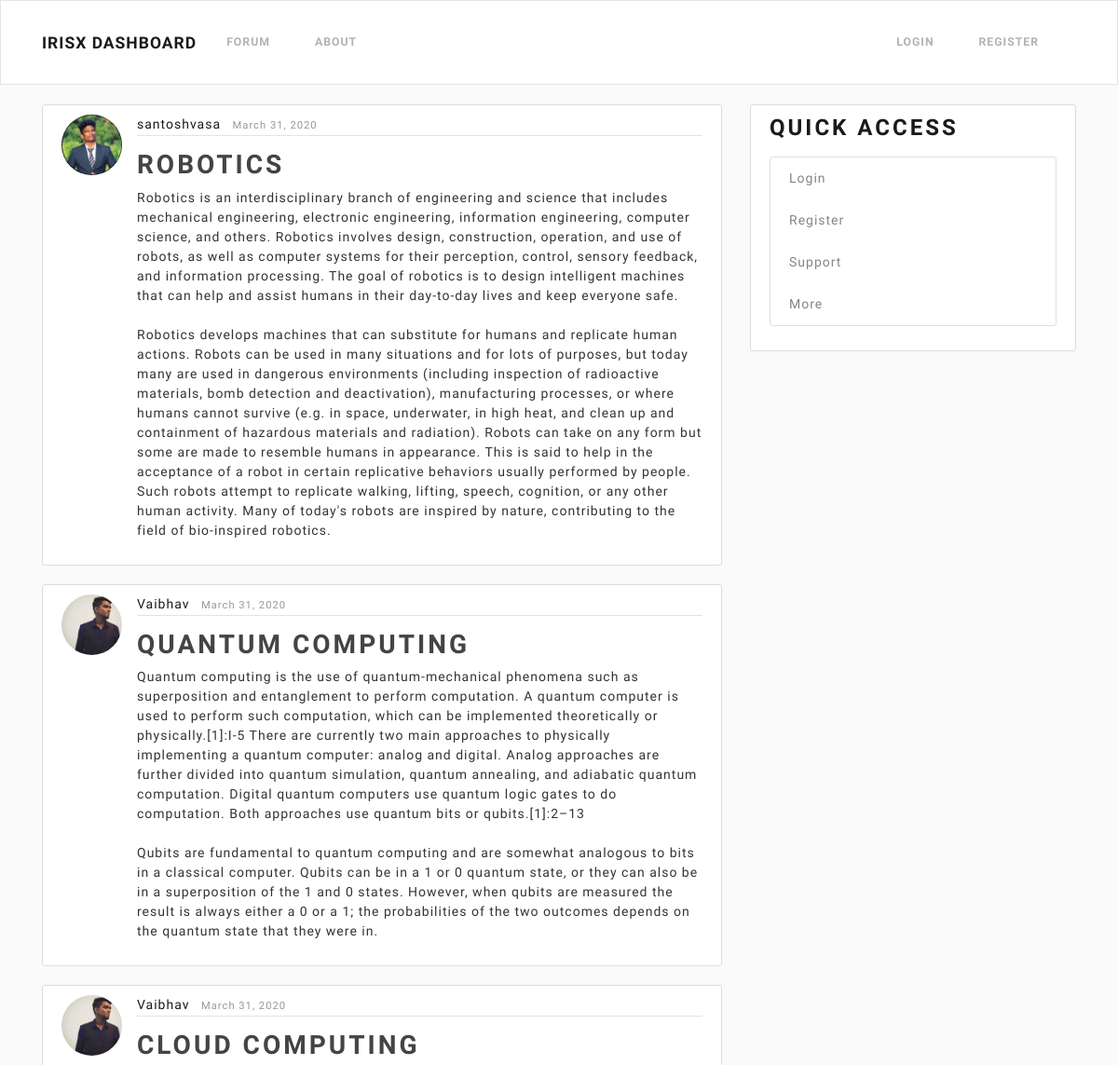
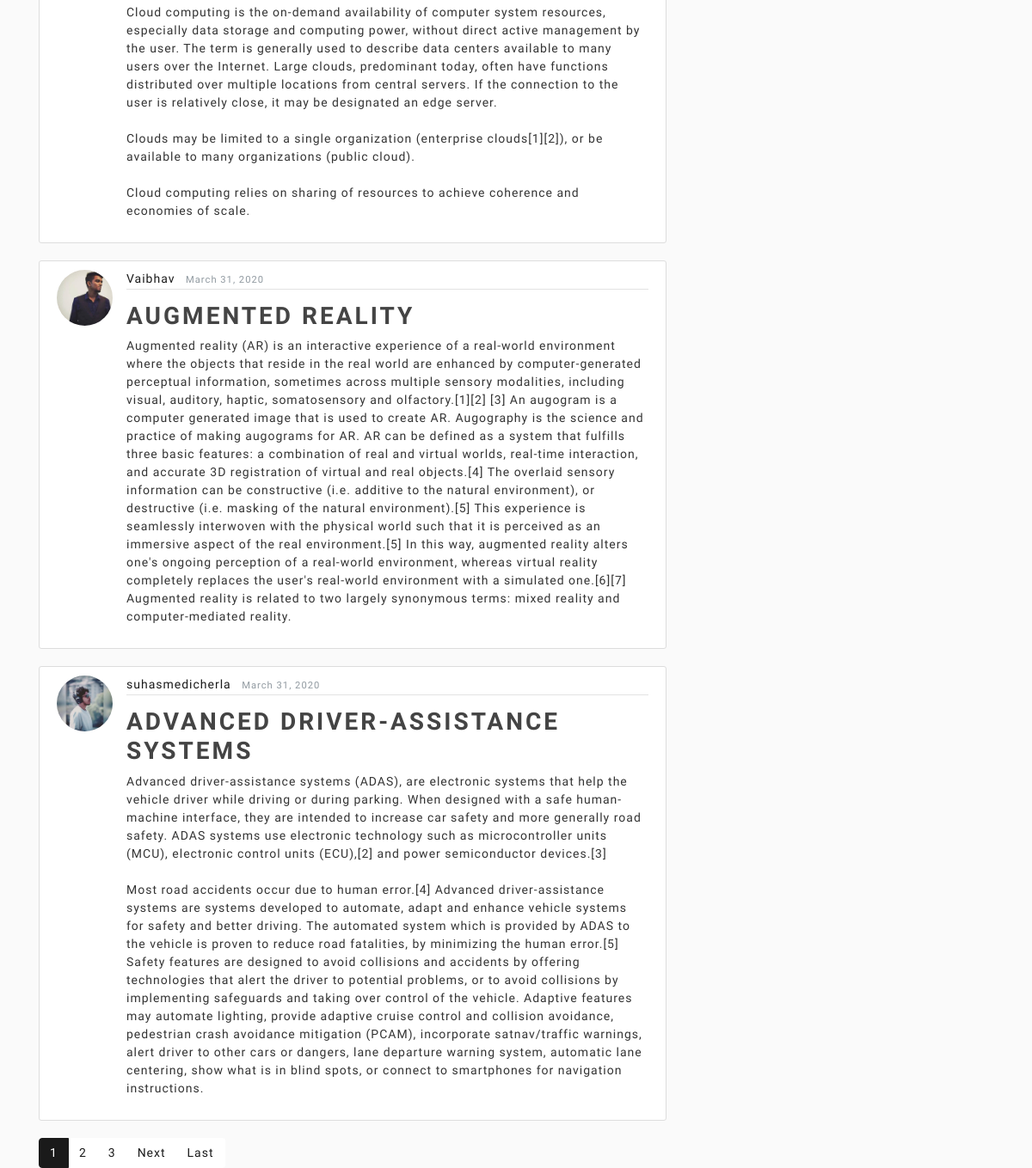
Screenshot of /blog/ with the database file from the repository (2 pictures, top to bottom).
### blog/models.py (models this page shows, shortened)
class Post(models.Model):
    title = models.CharField(max_length=100)
    content = models.TextField()
    date_posted = models.DateTimeField(default=timezone.now)
    author = models.ForeignKey(User, on_delete=models.CASCADE)

### users/models.py (models this page shows, shortened)
class Profile(models.Model):
    user = models.OneToOneField(User, on_delete=models.CASCADE)
    image = models.ImageField(default='default.jpg', upload_to='profile_pics')

### blog/views.py (the view)
# urls.py: path('', PostListView.as_view(), name='blog-home'),
class PostListView(ListView):
    model = Post
    template_name = "blog/home.html"
    context_object_name = "posts"
    ordering = ['-date_posted']
    paginate_by = 5

### blog/templates/blog/home.html (shortened to what this page needs)
{% extends "blog/base.html" %}
{% block content %}
    {% for post in posts %}
        <article class="media content-section">
          <img class="rounded-circle article-img" src = "{{ post.author.profile.image.url }}">
          <div class="media-body">
            <div class="article-metadata">
              <a class="mr-2" href="{% url 'user-posts' post.author.username %}">{{ post.author }}</a>
              <small class="text-muted">{{ post.date_posted | date:"F d, Y" }}</small>
            </div>
            <h2><a class="article-title" href="{% url 'post-detail' post.id %}">{{ post.title }}</a></h2>
            <p class="article-content">{{ post.content }}</p>
          </div>
        </article>
    {% endfor %}
    {% if is_paginated %}
    <ul class="pagination">
      {% for num in page_obj.paginator.page_range %}
        {% if page_obj.number == num %}
          <li class="page-item active"><a class = 'page-link' href='?page={{ num }}'>{{ num }}</a></li>
        {% elif num > page_obj.number|add:'-3' and num < page_obj.number|add:'3' %}
          <li class="page-item"><a class = 'page-link' href='?page={{num}}'>{{num}}</a></li>
        {% endif %}
      {% endfor %}
      {% if page_obj.has_next %}
        <li class="page-item"><a class = 'page-link' href='?page={{ page_obj.next_page_number }}'>Next</a></li>
        <li class="page-item"><a class = 'page-link' href='?page={{ page_obj.paginator.num_pages }}'>Last</a></li>
      {% endif %}
    </ul>
    {% endif %}
{% endblock content %}

### blog/static/blog/main_select.css (style rules this page uses)
body { background: #fafafa; color: #333333; margin-top: 7rem; }
ul { margin: 0; }
.content-section { background: #ffffff; padding: 10px 20px; border: 1px solid #dddddd; border-radius: 3px; margin-bottom: 20px; }
.article-title { color: #444444; }
.article-content { white-space: pre-line; }
.article-img { height: 65px; width: 65px; margin-right: 16px; }
.article-metadata { padding-bottom: 1px; margin-bottom: 14px; border-bottom: 1px solid #e3e3e3 }

### rows the page displays
Post: author.profile.image (picture), author "santoshvasa", date_posted "March 31, 2020", title "ROBOTICS", content "Robotics is an interdisciplinary branch of engineering and science that includes mechanical engineering, electronic engineering, information engineering, computer science, and others. Robotics involves design, construction, operation, and use of robots, as well as computer systems for their perception, control, sensory feedback, and information processing. The goal of robotics is to design intelligent machines that can help and assist humans in their day-to-day lives and keep everyone safe. Robotics develops machines that can substitute for humans and replicate human actions. Robots can be used in many situations and for lots of purposes, but today many are used in dangerous environments…"
Post: author.profile.image (picture), author "Vaibhav", date_posted "March 31, 2020", title "QUANTUM COMPUTING", content "Quantum computing is the use of quantum-mechanical phenomena such as superposition and entanglement to perform computation. A quantum computer is used to perform such computation, which can be implemented theoretically or physically.[1]:I-5 There are currently two main approaches to physically implementing a quantum computer: analog and digital. Analog approaches are further divided into quantum simulation, quantum annealing, and adiabatic quantum computation. Digital quantum computers use quantum logic gates to do computation. Both approaches use quantum bits or qubits.[1]:2–13 Qubits are fundamental to quantum computing and are somewhat analogous to bits in a classical computer. Qubits…"
Post: author.profile.image (picture), author "Vaibhav", date_posted "March 31, 2020", title "CLOUD COMPUTING", content "Cloud computing is the on-demand availability of computer system resources, especially data storage and computing power, without direct active management by the user. The term is generally used to describe data centers available to many users over the Internet. Large clouds, predominant today, often have functions distributed over multiple locations from central servers. If the connection to the user is relatively close, it may be designated an edge server. Clouds may be limited to a single organization (enterprise clouds[1][2]), or be available to many organizations (public cloud). Cloud computing relies on sharing of resources to achieve coherence and economies of scale."
Post: author.profile.image (picture), author "Vaibhav", date_posted "March 31, 2020", title "AUGMENTED REALITY", content "Augmented reality (AR) is an interactive experience of a real-world environment where the objects that reside in the real world are enhanced by computer-generated perceptual information, sometimes across multiple sensory modalities, including visual, auditory, haptic, somatosensory and olfactory.[1][2] [3] An augogram is a computer generated image that is used to create AR. Augography is the science and practice of making augograms for AR. AR can be defined as a system that fulfills three basic features: a combination of real and virtual worlds, real-time interaction, and accurate 3D registration of virtual and real objects.[4] The overlaid sensory information can be constructive (i.e.…"
Post: author.profile.image (picture), author "suhasmedicherla", date_posted "March 31, 2020", title "ADVANCED DRIVER-ASSISTANCE SYSTEMS", content "Advanced driver-assistance systems (ADAS), are electronic systems that help the vehicle driver while driving or during parking. When designed with a safe human-machine interface, they are intended to increase car safety and more generally road safety. ADAS systems use electronic technology such as microcontroller units (MCU), electronic control units (ECU),[2] and power semiconductor devices.[3] Most road accidents occur due to human error.[4] Advanced driver-assistance systems are systems developed to automate, adapt and enhance vehicle systems for safety and better driving. The automated system which is provided by ADAS to the vehicle is proven to reduce road fatalities, by minimizing the…"

### other values shown
{{ num }} "1"
{{ num }} "2" "3"
